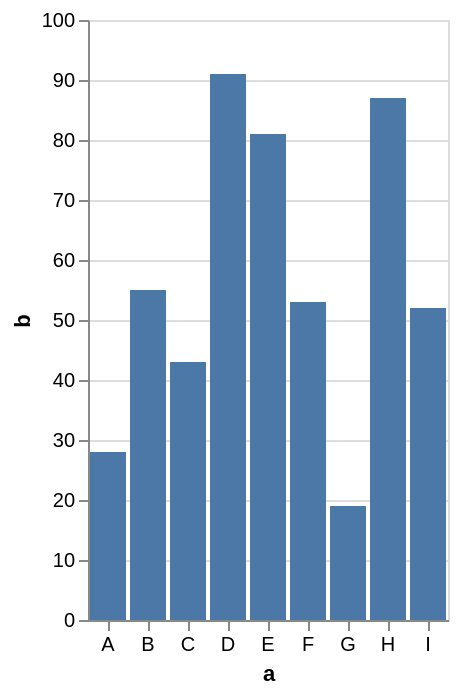

Write a Vega-Lite specification for this figure.
### Vega-Lite specification from a JSON file in a GitHub repository (floating-point values rounded to 4 significant figures)
{"$schema": "https://vega.github.io/schema/vega-lite/v6.json", "data": {"values": [{"a": "A", "b": 28}, {"a": "B", "b": 55}, {"a": "C", "b": 43}, {"a": "D", "b": 91}, {"a": "E", "b": 81}, {"a": "F", "b": 53}, {"a": "G", "b": 19}, {"a": "H", "b": 87}, {"a": "I", "b": 52}]}, "mark": "bar", "encoding": {"x": {"field": "a", "type": "nominal", "axis": {"labelAngle": 0}}, "y": {"field": "b", "type": "quantitative"}}}
